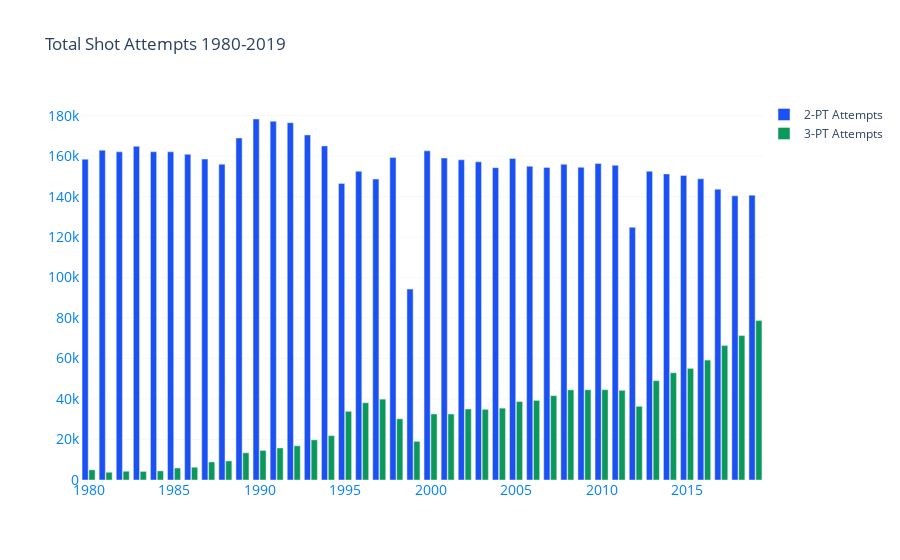

Notebook source saved alongside this figure:
### Markdown cell above
Since we're only comparing two variables for now, a bar graph would be the best way to identify trends.

### Code cell
pt_2 = pygo.Bar(
        x = total_yrs,
        y = data_1980_sum['2PA'],
        name = '2-PT Attempts',
        marker = dict(color="#1b51f2")
)
pt_3 = pygo.Bar(
        x = total_yrs,
        y = data_1980_sum['3PA'],
        name = '3-PT Attempts',
        marker = dict(color="#0b995b")
)

data = [pt_2, pt_3]

layout = pygo.Layout(
            title = 'Total Shot Attempts 1980-2019',
            xaxis = dict(
                    title='Years',
                    titlefont=dict(size=16, color='white'),
                    tickfont=dict(size=14, color='#0080ff')
                    ),
            yaxis = dict(
                    title='Total Attempts',
                    titlefont=dict(size=16, color='white'),
                    tickfont=dict(size=14, color='#0080ff'),
                    showgrid = True, gridwidth=0.2, gridcolor='#D7DBDD'
                    ),
            legend=dict(
                    x = 1,
                    y = 1.0,
                    bgcolor = 'white',
                    bordercolor = 'black'
                    ),
            plot_bgcolor = 'white',
            barmode = 'group',
            bargap = 0.2,
            bargroupgap = 0.1
)

fig = pygo.Figure(data=data, layout=layout)
plot(fig)
fig.show()
HTML('''<script>
code_show=true; 
function code_toggle() {
 if (code_show){
 $('div.input').hide();
 } else {
 $('div.input').show();
 }
 code_show = !code_show
} 
$( document ).ready(code_toggle);
</script>
<form action="javascript:code_toggle()"><input type="submit" value="Toggle Code"></form>''')

### Figure 1 — Plotly figure (JSON) as saved in the notebook; plotly's stock layout.template omitted (floating-point values rounded to 4 significant figures)
{"data": [{"marker": {"color": "#1b51f2"}, "name": "2-PT Attempts", "type": "bar", "x": [1980, 1981, 1982, 1983, 1984, 1985, 1986, 1987, 1988, 1989, 1990, 1991, 1992, 1993, 1994, 1995, 1996, 1997, 1998, 1999, 2000, 2001, 2002, 2003, 2004, 2005, 2006, 2007, 2008, 2009, 2010, 2011, 2012, 2013, 2014, 2015, 2016, 2017, 2018, 2019], "y": [158518, 162954, 162110, 164850, 162154, 162131, 160873, 158542, 156020, 168954, 178343, 177247, 176493, 170471, 165044, 146534, 152514, 148651, 159306, 94299, 162606, 159067, 158189, 157197, 154310, 158878, 155002, 154401, 155957, 154471, 156367, 155477, 124830, 152542, 151198, 150433, 148807, 143691, 140369, 140716]}, {"marker": {"color": "#0b995b"}, "name": "3-PT Attempts", "type": "bar", "x": [1980, 1981, 1982, 1983, 1984, 1985, 1986, 1987, 1988, 1989, 1990, 1991, 1992, 1993, 1994, 1995, 1996, 1997, 1998, 1999, 2000, 2001, 2002, 2003, 2004, 2005, 2006, 2007, 2008, 2009, 2010, 2011, 2012, 2013, 2014, 2015, 2016, 2017, 2018, 2019], "y": [5003, 3815, 4308, 4248, 4484, 5917, 6293, 8913, 9421, 13431, 14608, 15812, 16898, 19824, 21907, 33889, 38161, 39943, 30231, 19080, 32614, 32597, 35074, 34912, 35492, 38748, 39313, 41672, 44544, 44583, 44622, 44313, 36395, 49067, 52974, 55137, 59242, 66425, 71340, 78742]}], "layout": {"bargap": 0.2, "bargroupgap": 0.1, "barmode": "group", "legend": {"bgcolor": "white", "bordercolor": "black", "x": 1, "y": 1}, "plot_bgcolor": "white", "title": {"text": "Total Shot Attempts 1980-2019"}, "xaxis": {"tickfont": {"color": "#0080ff", "size": 14}, "title": {"font": {"color": "white", "size": 16}, "text": "Years"}}, "yaxis": {"gridcolor": "#D7DBDD", "gridwidth": 0.2, "showgrid": true, "tickfont": {"color": "#0080ff", "size": 14}, "title": {"font": {"color": "white", "size": 16}, "text": "Total Attempts"}}}}
